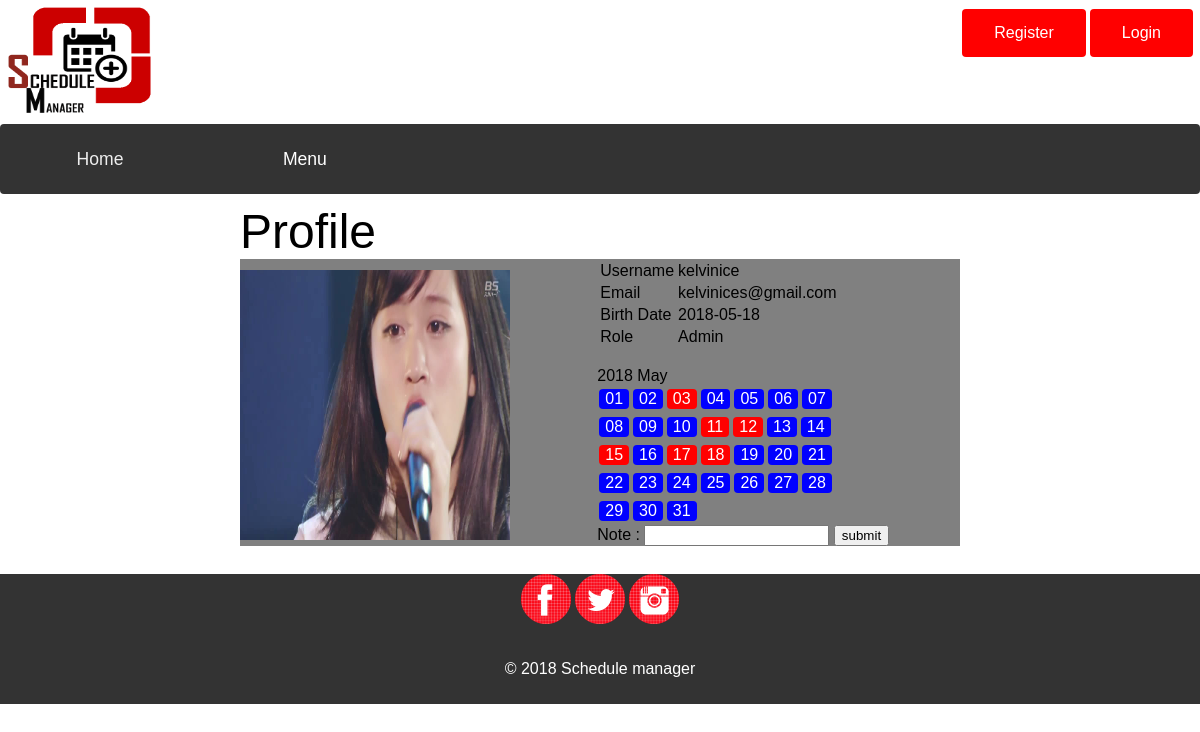
/profile.php?key=kelvinices@gmail.com, run on an earlier commit of the app's database.
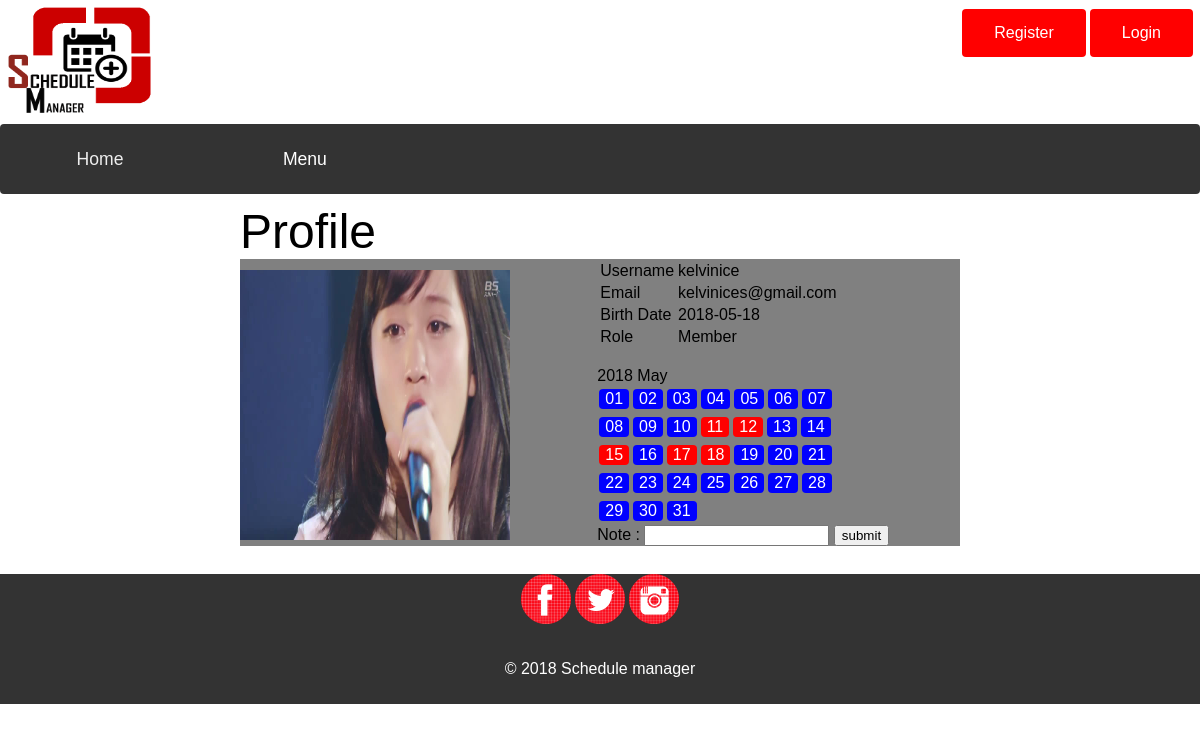
And on a later commit of the database.
### tables this page shows
CREATE TABLE `msuser` (
  `Username` varchar(255) NOT NULL,
  `Password` varchar(255) NOT NULL,
  `Email` varchar(255) NOT NULL,
  `ProfilePicture` varchar(255) DEFAULT NULL,
  `Role` varchar(30) NOT NULL,
  `Dob` date NOT NULL
);

### profile.php (the view, shortened to what this page needs)
<?php
require 'connect.php';
?>
<!DOCTYPE html>
<html>
<head>
    <link rel="stylesheet" type="text/css" href="style 103.css">
</head>
<body>
<?php
require 'header.php';
?>
<div id="core-content">
    <?php
    if (isset($_GET["key"])) {
        $email = $_GET["key"];
        $query = "SELECT Username, Role, ProfilePicture, Dob FROM msuser WHERE Email = '".$email."'";
        $result = mysqli_query($con, $query);
        $temp = mysqli_fetch_assoc($result);
        $username = $temp["Username"];
        $dob = $temp["Dob"];
        $role = $temp["Role"];
        $profilePicture = $temp["ProfilePicture"];
    }
     ?>
    <font size="20">Profile</font>
    <div id="head-content">
        <div class="contents" >
            <?='<img src="images/profilePicture/'.$profilePicture.'">'  ?>
        </div>
        <div class="contents" >
            <div>
                <table>
                    <tr>
                        <td>Username </td>
                        <td><?=$username  ?></td>
                    </tr>
                    <tr>
                        <td>Email </td>
                        <td><?=$email  ?></td>
                    </tr>
                    <tr>
                        <td>Birth Date </td>
                        <td><?=$dob  ?></td>
                    </tr>
                    <tr>
                        <td>Role </td>
                        <td><?=$role  ?></td>
                    </tr>
                </table>
            </div>
            <?php
            $today = getdate();
            $todayMonth = $today["mon"];
            $todayYear = $today["year"];
            $dayNumberOfTheMonth=cal_days_in_month(CAL_GREGORIAN,$todayMonth,$todayYear);
            $query = "SELECT DAY(ScheduleDate) as Days FROM msschedule WHERE ScheduleCoOwner = '".$email."' OR ScheduleOwner = '".$email."' AND MONTH(ScheduleDate) = ".$todayMonth." AND MONTH(ScheduleDate) = ".$todayMonth;
            $result = mysqli_query($con, $query);
            $stack = array();
            while ($temp = mysqli_fetch_assoc($result)) {
                array_push($stack, $temp["Days"]);
            }
            echo '<br>'.$todayYear.' '.$today["month"].'<br>';
            if (isset($_GET["key"]) && isset($_SESSION["email"])){
                $query = "SELECT DAY(ScheduleDate) as Days FROM msschedule WHERE ScheduleCoOwner = '".$_SESSION["email"]."' OR ScheduleOwner = '".$_SESSION["email"]."' AND MONTH(ScheduleDate) = ".$todayMonth." AND MONTH(ScheduleDate) = ".$todayMonth;
                $result = mysqli_query($con, $query);
                $stack2 = array();
                while ($temp = mysqli_fetch_assoc($result)) {
                    array_push($stack2, $temp["Days"]);
                }
                for($i=1;$i<=$dayNumberOfTheMonth;$i++){
                    if(in_array($i,$stack) && in_array($i,$stack2))
                        echo '<input type="button" class="orangeButton" onclick="setDay(this,'.$i.')" value="'.sprintf('%02u', $i) .'">';
                    else if(in_array($i,$stack))
                        echo '<input type="button" class="yellowButton" onclick="setDay(this,'.$i.')" value="'.sprintf('%02u', $i) .'">';
                    else if(in_array($i,$stack2) && in_array($i,$stack2))
                        echo '<input type="button" class="redButton" onclick="setDay(this,'.$i.')" value="'.sprintf('%02u', $i) .'">';
                    else
                        echo '<input type="button" class="blueButton" onclick="setDay(this,'.$i.')" value="'.sprintf('%02u', $i) .'">';
                    if($i%7==0)echo '<br>';
                }
            }else{
                for($i=1;$i<=$dayNumberOfTheMonth;$i++){
                    if(in_array($i,$stack))
                        echo '<input type="button" class="redButton" onclick="setDay(this,'.$i.')" value="'.sprintf('%02u', $i) .'">';
                    else
                        echo '<input type="button" class="blueButton" onclick="setDay(this,'.$i.')" value="'.sprintf('%02u', $i) .'">';
                    if($i%7==0)echo '<br>';
                }
            }
            ?>
            <form method="get" action="do/doAddSchedule.php" onsubmit="return val_form()">
                Note : <input type="text" id="note" name="note">
                <input type="submit" value="submit">
            </form>
        </div>
    </div>
</div>
<br>
<?php
require 'footer.php';
?>
</body>
</html>

### header.php (shortened to what this page needs)
<div id="container">
    <div id="header">
        <img src="images/logo2.png" alt="logo" id="logoImg">
        <?php
        if(isset($_SESSION["username"])){
            echo '<a href="do/doLogout.php"><button type="button" id="button1">Log Out</button></a>';
        }else{
            echo '<a href="login.php"><button type="button" id="button1">Login</button></a>';
            echo '<a href="register.php"><button type="button" id="button1">Register</button></a>';
        }
        ?>
    </div>
</div>
<div class="menu-wrapper">
    <ul class="menu-horizontal">
        <li><a href="index.php">Home</a></li>
        <li>Menu
        </li>
    </ul>
</div>

### footer.php (shortened to what this page needs)
<div id="footer">
    <center>
        <a href="www.facebook.com" target="_blank"><img src="images/Social/Facebook.png"  alt="Gambar Facebook" style="width:50px;height:50px"></a>
        <a href="www.twitter.com" target="_blank"><img src="images/Social/Twitter.png"  alt="Gambar Twitter" style="width:50px;height:50px;"></a>
        <a href="www.instagram.com" target="_blank"><img src="images/Social/Instagram.png"  alt="Gambar Instagram" style="width:50px;height:50px;"></a>
        <center>&copy; 2018 Schedule manager</center>
    </center>
</div>

### style 103.css (style rules this page uses)
#logoImg { height: 110px; width: 150px; }
#container { position:relative; }
#header { background:#fff; padding:5px; }
#footer { height:130px; line-height:50px; background:#333; color:#fff; }
#button1 { background-color: red; border: none; color: white; padding: 15px 32px; text-align: center; text-decoration: none; display: inline-block; font-size: 16px; margin: 4px 2px; cursor: pointer; border-radius: 4px; float: right; }
.redButton { background-color: red; border: none; color: white; text-align: center; text-decoration: none; font-size: 16px; margin: 4px 2px; cursor: pointer; border-radius: 4px; }
.blueButton { background-color: blue; border: none; color: white; text-align: center; text-decoration: none; font-size: 16px; margin: 4px 2px; cursor: pointer; border-radius: 4px; }
.menu-wrapper { margin:0 auto; position: relative; width: 100%; z-index: 1; }
.menu-wrapper ul { margin:0; padding:0; background-color: #333; border-radius: 4px; font-size: 110%; line-height:50px; }
ul.menu-horizontal { width:100%; position: relative; color: white; }
ul.menu-horizontal li { list-style: none; width:200px; position:relative; text-align:center; }
ul.menu-horizontal >li { display: inline-block; }
ul.menu-horizontal li a { position: relative; display: block; padding:10px 20px; text-decoration: none; color:#eee; }
* { box-sizing:border-box }
body { font-family: Verdana,sans-serif;margin:0 }
#core-content { padding: 10px 20%; }
.contents>img { width: 270px; height: 270px; }
.contents { display: inline-block; width: 49%; position: relative; height: 100%; }
#head-content { background-color: gray; }

What changed in the data, as far as the page shows it:
changed msuser "kelvinice": Role "Admin" → "Member"
Also different on the page:
list line gone: "03"
new list line: "03"
